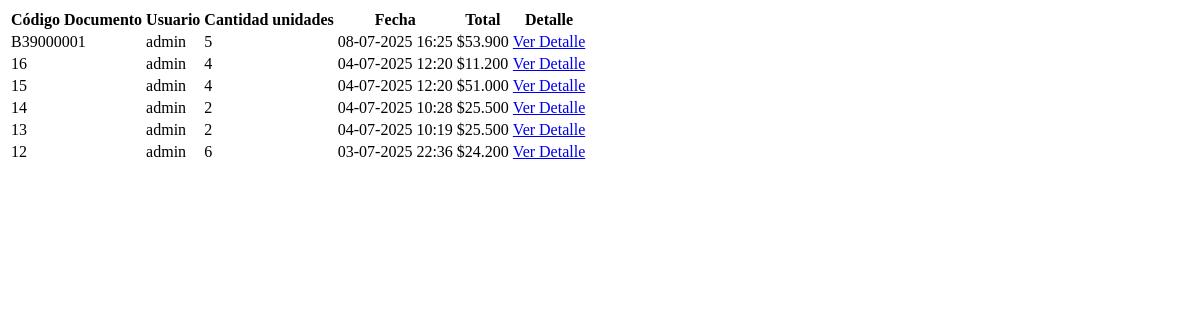
Before: /tabla_cart_sales/ with the older database file.
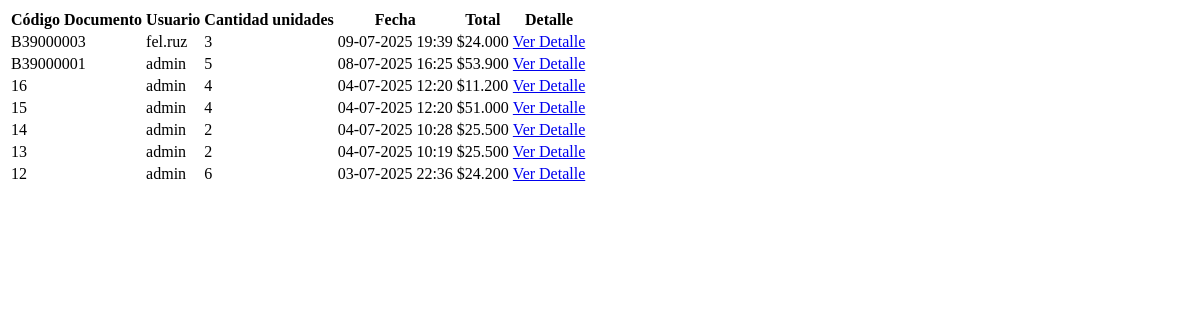
After: the same page with the newer database file.
### inventory/models.py (models this page shows)
class CartSale(models.Model):
    user = models.ForeignKey(User, on_delete=models.CASCADE)
    cart_code = models.CharField(max_length=64, unique=True)
    created_at = models.DateTimeField(auto_now_add=True)
    @property
    def total(self):
        return sum(item.quantity * item.price_at_sale for item in self.items.all())
    @property
    def total_units(self):
        return sum(item.quantity for item in self.items.all())

class CartSaleItem(models.Model):
    cart_sale = models.ForeignKey(CartSale, on_delete=models.CASCADE, related_name='items')
    producto = models.ForeignKey('Producto', on_delete=models.CASCADE)
    quantity = models.PositiveIntegerField()
    price_at_sale = models.IntegerField()

### inventory/views.py (the view)
# urls.py: path('tabla_cart_sales/', views.tabla_cart_sales, name='tabla_cart_sales'),
def tabla_cart_sales(request):
    cart_sales = CartSale.objects.select_related('user').all().order_by('-created_at')
    return render(request, 'inv/tabla_cart_sales.html', {'cart_sales': cart_sales})

### inventory/templatetags/number_filters.py (called while the page is built)
@register.filter
def comma_miles(value):
    try:
        return f"{int(value):,}".replace(",", ".")
    except:
        return value

### inventory/templates/inv/tabla_cart_sales.html
{% load static %}
{% load number_filters %}
<table class="table table-striped">
    <thead>
        <tr>
            <th>Código Documento</th>
            <th>Usuario</th>
            <th>Cantidad unidades</th>
            <th>Fecha</th>
            <th>Total</th>
            <th>Detalle</th>
        </tr>
    </thead>
    <tbody>
        {% for sale in cart_sales %}
        <tr>
            <td>{{ sale.cart_code }}</td>
            <td>{{ sale.user.username }}</td>
            <td>{{ sale.total_units }}</td>
            <td>{{ sale.created_at|date:"d-m-Y H:i" }}</td>
             <td>${{ sale.total|comma_miles }}</td>
            <td>
                <a href="{% url 'detalle_cart_sale' sale.id %}" class="btn-detalles">Ver Detalle</a>
            </td>
        </tr>
        {% empty %}
        <tr>
            <td colspan="6" class="text-center">No hay ventas registradas.</td>
        </tr>
        {% endfor %}
    </tbody>
</table>

Changed rows visible on the page:
added CartSale: cart_code "B39000003", user.username "fel.ruz", total_units "3", created_at "09-07-2025 19:39", total|comma_miles "24.000"
